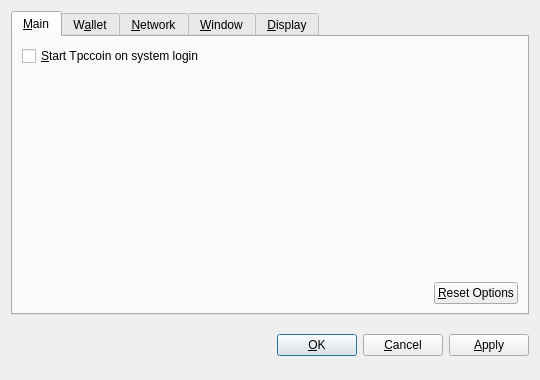
<?xml version="1.0" encoding="UTF-8"?>
<ui version="4.0">
 <class>OptionsDialog</class>
 <widget class="QDialog" name="OptionsDialog">
  <property name="geometry">
   <rect>
    <x>0</x>
    <y>0</y>
    <width>540</width>
    <height>380</height>
   </rect>
  </property>
  <property name="windowTitle">
   <string>Options</string>
  </property>
  <property name="modal">
   <bool>true</bool>
  </property>
  <layout class="QVBoxLayout" name="verticalLayout">
   <item>
    <widget class="QTabWidget" name="tabWidget">
     <property name="tabPosition">
      <enum>QTabWidget::North</enum>
     </property>
     <property name="currentIndex">
      <number>0</number>
     </property>
     <widget class="QWidget" name="tabMain">
      <attribute name="title">
       <string>&amp;Main</string>
      </attribute>
      <layout class="QVBoxLayout" name="verticalLayout_Main">
       <item>
        <widget class="QCheckBox" name="bitcoinAtStartup">
         <property name="toolTip">
          <string>Automatically start Tpccoin after logging in to the system.</string>
         </property>
         <property name="text">
          <string>&amp;Start Tpccoin on system login</string>
         </property>
        </widget>
       </item>
       <item>
        <spacer name="verticalSpacer_Main">
         <property name="orientation">
          <enum>Qt::Vertical</enum>
         </property>
         <property name="sizeHint" stdset="0">
          <size>
           <width>20</width>
           <height>40</height>
          </size>
         </property>
        </spacer>
       </item>
       <item>
        <layout class="QHBoxLayout" name="horizontalLayout_2_Main">
         <item>
          <spacer name="horizontalSpacer_2_Main">
           <property name="orientation">
            <enum>Qt::Horizontal</enum>
           </property>
           <property name="sizeHint" stdset="0">
            <size>
             <width>40</width>
             <height>20</height>
            </size>
           </property>
          </spacer>
         </item>
         <item>
          <widget class="QPushButton" name="resetButton">
           <property name="toolTip">
            <string>Reset all client options to default.</string>
           </property>
           <property name="text">
            <string>&amp;Reset Options</string>
           </property>
           <property name="autoDefault">
            <bool>false</bool>
           </property>
          </widget>
         </item>
        </layout>
       </item>
      </layout>
     </widget>
     <widget class="QWidget" name="tabWallet">
      <attribute name="title">
       <string>W&amp;allet</string>
      </attribute>
      <layout class="QVBoxLayout" name="verticalLayout_Network">
       <item>
        <widget class="QLabel" name="transactionFeeInfoLabel">
         <property name="text">
          <string>Optional transaction fee per kB that helps make sure your transactions are processed quickly. Most transactions are 1 kB.</string>
         </property>
         <property name="textFormat">
          <enum>Qt::PlainText</enum>
         </property>
         <property name="wordWrap">
          <bool>true</bool>
         </property>
        </widget>
       </item>
       <item>
        <layout class="QHBoxLayout" name="horizontalLayout_1_Main">
         <item>
          <widget class="QLabel" name="transactionFeeLabel">
           <property name="text">
            <string>Pay transaction &amp;fee</string>
           </property>
           <property name="textFormat">
            <enum>Qt::PlainText</enum>
           </property>
           <property name="buddy">
            <cstring>transactionFee</cstring>
           </property>
          </widget>
         </item>
         <item>
          <widget class="BitcoinAmountField" name="transactionFee"/>
         </item>
         <item>
          <spacer name="horizontalSpacer_1_Main">
           <property name="orientation">
            <enum>Qt::Horizontal</enum>
           </property>
           <property name="sizeHint" stdset="0">
            <size>
             <width>40</width>
             <height>20</height>
            </size>
           </property>
          </spacer>
         </item>
        </layout>
       </item>
       <item>
        <widget class="QLabel" name="label">
         <property name="text">
          <string>If you disable the spending of unconfirmed change, the change from a transaction cannot be used until that transaction has at least one confirmation. This also affects how your balance is computed.</string>
         </property>
         <property name="wordWrap">
          <bool>true</bool>
         </property>
        </widget>
       </item>
       <item>
        <widget class="QCheckBox" name="spendZeroConfChange">
         <property name="text">
          <string>Spend unconfirmed change  (experts only)</string>
         </property>
        </widget>
       </item>
       <item>
        <spacer name="verticalSpacer">
         <property name="orientation">
          <enum>Qt::Vertical</enum>
         </property>
         <property name="sizeHint" stdset="0">
          <size>
           <width>20</width>
           <height>40</height>
          </size>
         </property>
        </spacer>
       </item>
      </layout>
     </widget>
     <widget class="QWidget" name="tabNetwork">
      <attribute name="title">
       <string>&amp;Network</string>
      </attribute>
      <layout class="QVBoxLayout" name="verticalLayout_Network">
       <item>
        <widget class="QCheckBox" name="mapPortUpnp">
         <property name="toolTip">
          <string>Automatically open the Tpccoin client port on the router. This only works when your router supports UPnP and it is enabled.</string>
         </property>
         <property name="text">
          <string>Map port using &amp;UPnP</string>
         </property>
        </widget>
       </item>
       <item>
        <widget class="QCheckBox" name="connectSocks">
         <property name="toolTip">
          <string>Connect to the Tpccoin network through a SOCKS proxy (e.g. when connecting through Tor).</string>
         </property>
         <property name="text">
          <string>&amp;Connect through SOCKS proxy:</string>
         </property>
        </widget>
       </item>
       <item>
        <layout class="QHBoxLayout" name="horizontalLayout_Network">
         <item>
          <widget class="QLabel" name="proxyIpLabel">
           <property name="text">
            <string>Proxy &amp;IP:</string>
           </property>
           <property name="textFormat">
            <enum>Qt::PlainText</enum>
           </property>
           <property name="buddy">
            <cstring>proxyIp</cstring>
           </property>
          </widget>
         </item>
         <item>
          <widget class="QValidatedLineEdit" name="proxyIp">
           <property name="maximumSize">
            <size>
             <width>140</width>
             <height>16777215</height>
            </size>
           </property>
           <property name="toolTip">
            <string>IP address of the proxy (e.g. 127.0.0.1)</string>
           </property>
          </widget>
         </item>
         <item>
          <widget class="QLabel" name="proxyPortLabel">
           <property name="text">
            <string>&amp;Port:</string>
           </property>
           <property name="textFormat">
            <enum>Qt::PlainText</enum>
           </property>
           <property name="buddy">
            <cstring>proxyPort</cstring>
           </property>
          </widget>
         </item>
         <item>
          <widget class="QLineEdit" name="proxyPort">
           <property name="maximumSize">
            <size>
             <width>55</width>
             <height>16777215</height>
            </size>
           </property>
           <property name="toolTip">
            <string>Port of the proxy (e.g. 9050)</string>
           </property>
          </widget>
         </item>
         <item>
          <widget class="QLabel" name="socksVersionLabel">
           <property name="text">
            <string>SOCKS &amp;Version:</string>
           </property>
           <property name="textFormat">
            <enum>Qt::PlainText</enum>
           </property>
           <property name="buddy">
            <cstring>socksVersion</cstring>
           </property>
          </widget>
         </item>
         <item>
          <widget class="QValueComboBox" name="socksVersion">
           <property name="toolTip">
            <string>SOCKS version of the proxy (e.g. 5)</string>
           </property>
          </widget>
         </item>
         <item>
          <spacer name="horizontalSpacer_Network">
           <property name="orientation">
            <enum>Qt::Horizontal</enum>
           </property>
           <property name="sizeHint" stdset="0">
            <size>
             <width>40</width>
             <height>20</height>
            </size>
           </property>
          </spacer>
         </item>
        </layout>
       </item>
       <item>
        <spacer name="verticalSpacer_Network">
         <property name="orientation">
          <enum>Qt::Vertical</enum>
         </property>
         <property name="sizeHint" stdset="0">
          <size>
           <width>20</width>
           <height>40</height>
          </size>
         </property>
        </spacer>
       </item>
      </layout>
     </widget>
     <widget class="QWidget" name="tabWindow">
      <attribute name="title">
       <string>&amp;Window</string>
      </attribute>
      <layout class="QVBoxLayout" name="verticalLayout_Window">
       <item>
        <widget class="QCheckBox" name="minimizeToTray">
         <property name="toolTip">
          <string>Show only a tray icon after minimizing the window.</string>
         </property>
         <property name="text">
          <string>&amp;Minimize to the tray instead of the taskbar</string>
         </property>
        </widget>
       </item>
       <item>
        <widget class="QCheckBox" name="minimizeOnClose">
         <property name="toolTip">
          <string>Minimize instead of exit the application when the window is closed. When this option is enabled, the application will be closed only after selecting Quit in the menu.</string>
         </property>
         <property name="text">
          <string>M&amp;inimize on close</string>
         </property>
        </widget>
       </item>
       <item>
        <spacer name="verticalSpacer_Window">
         <property name="orientation">
          <enum>Qt::Vertical</enum>
         </property>
         <property name="sizeHint" stdset="0">
          <size>
           <width>20</width>
           <height>40</height>
          </size>
         </property>
        </spacer>
       </item>
      </layout>
     </widget>
     <widget class="QWidget" name="tabDisplay">
      <attribute name="title">
       <string>&amp;Display</string>
      </attribute>
      <layout class="QVBoxLayout" name="verticalLayout_Display">
       <item>
        <layout class="QHBoxLayout" name="horizontalLayout_1_Display">
         <item>
          <widget class="QLabel" name="langLabel">
           <property name="text">
            <string>User Interface &amp;language:</string>
           </property>
           <property name="textFormat">
            <enum>Qt::PlainText</enum>
           </property>
           <property name="buddy">
            <cstring>lang</cstring>
           </property>
          </widget>
         </item>
         <item>
          <widget class="QValueComboBox" name="lang">
           <property name="toolTip">
            <string>The user interface language can be set here. This setting will take effect after restarting Tpccoin.</string>
           </property>
          </widget>
         </item>
        </layout>
       </item>
       <item>
        <layout class="QHBoxLayout" name="horizontalLayout_2_Display">
         <item>
          <widget class="QLabel" name="unitLabel">
           <property name="text">
            <string>&amp;Unit to show amounts in:</string>
           </property>
           <property name="textFormat">
            <enum>Qt::PlainText</enum>
           </property>
           <property name="buddy">
            <cstring>unit</cstring>
           </property>
          </widget>
         </item>
         <item>
          <widget class="QValueComboBox" name="unit">
           <property name="toolTip">
            <string>Choose the default subdivision unit to show in the interface and when sending coins.</string>
           </property>
          </widget>
         </item>
        </layout>
       </item>
       <item>
        <widget class="QCheckBox" name="displayAddresses">
         <property name="toolTip">
          <string>Whether to show Tpccoin addresses in the transaction list or not.</string>
         </property>
         <property name="text">
          <string>&amp;Display addresses in transaction list</string>
         </property>
        </widget>
       </item>
       <item>
        <widget class="QCheckBox" name="coinControlFeatures">
         <property name="toolTip">
          <string>Whether to show coin control features or not.</string>
         </property>
         <property name="text">
          <string>Display coin &amp;control features (experts only!)</string>
         </property>
        </widget>
       </item>
       <item>
        <spacer name="verticalSpacer_Display">
         <property name="orientation">
          <enum>Qt::Vertical</enum>
         </property>
         <property name="sizeHint" stdset="0">
          <size>
           <width>20</width>
           <height>40</height>
          </size>
         </property>
        </spacer>
       </item>
      </layout>
     </widget>
    </widget>
   </item>
   <item>
    <layout class="QHBoxLayout" name="horizontalLayout_Buttons">
     <item>
      <spacer name="horizontalSpacer_1">
       <property name="orientation">
        <enum>Qt::Horizontal</enum>
       </property>
       <property name="sizeHint" stdset="0">
        <size>
         <width>40</width>
         <height>48</height>
        </size>
       </property>
      </spacer>
     </item>
     <item>
      <widget class="QLabel" name="statusLabel">
       <property name="font">
        <font>
         <weight>75</weight>
         <bold>true</bold>
        </font>
       </property>
       <property name="text">
        <string/>
       </property>
       <property name="textFormat">
        <enum>Qt::PlainText</enum>
       </property>
       <property name="wordWrap">
        <bool>true</bool>
       </property>
      </widget>
     </item>
     <item>
      <spacer name="horizontalSpacer_2">
       <property name="orientation">
        <enum>Qt::Horizontal</enum>
       </property>
       <property name="sizeHint" stdset="0">
        <size>
         <width>40</width>
         <height>48</height>
        </size>
       </property>
      </spacer>
     </item>
     <item>
      <widget class="QPushButton" name="okButton">
       <property name="text">
        <string>&amp;OK</string>
       </property>
      </widget>
     </item>
     <item>
      <widget class="QPushButton" name="cancelButton">
       <property name="text">
        <string>&amp;Cancel</string>
       </property>
       <property name="autoDefault">
        <bool>false</bool>
       </property>
      </widget>
     </item>
     <item>
      <widget class="QPushButton" name="applyButton">
       <property name="text">
        <string>&amp;Apply</string>
       </property>
       <property name="autoDefault">
        <bool>false</bool>
       </property>
      </widget>
     </item>
    </layout>
   </item>
  </layout>
 </widget>
 <customwidgets>
  <customwidget>
   <class>BitcoinAmountField</class>
   <extends>QSpinBox</extends>
   <header>bitcoinamountfield.h</header>
  </customwidget>
  <customwidget>
   <class>QValueComboBox</class>
   <extends>QComboBox</extends>
   <header>qvaluecombobox.h</header>
  </customwidget>
  <customwidget>
   <class>QValidatedLineEdit</class>
   <extends>QLineEdit</extends>
   <header>qvalidatedlineedit.h</header>
  </customwidget>
 </customwidgets>
 <resources/>
 <connections/>
</ui>
